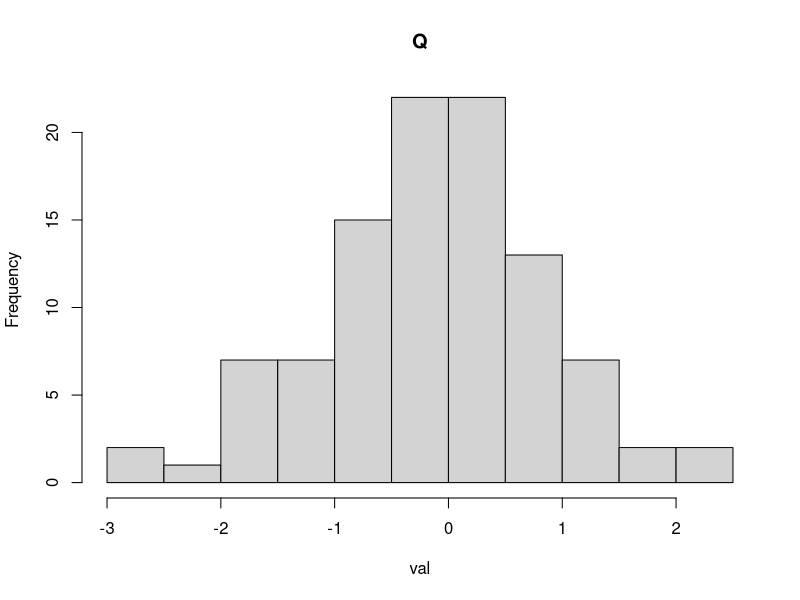
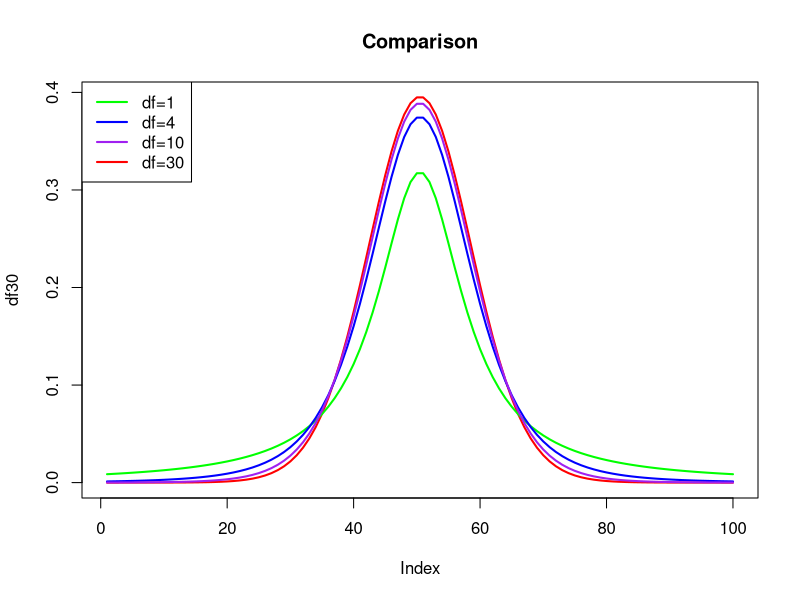
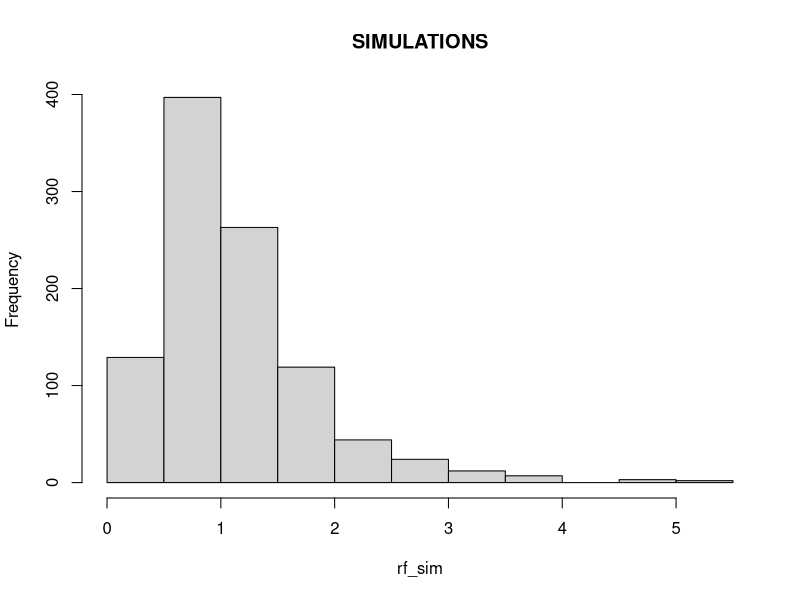

Recreate these plots in R, in order.
#TUTE 5
#----------------------  Q1    ----------------------------------------------------
n = 100
df = n-1
val = rt(n,df)
hist(val, main="Q")
#----------------------  Q2    ----------------------------------------------------
rchisq(100,2)
rchisq(100,10)
rchisq(100,25)
#----------------------  Q3    ----------------------------------------------------
val = seq(-6,6,length=100)
df1 = dt(val, 1)
df4 = dt(val, 4)
df10 = dt(val, 10)
df30 = dt(val, 30)
plot(df30, type='l',lwd=2,col='red' ,main="Comparison")
lines(df1, col='green', lwd=2)
lines(df4, col='blue',lwd=2)
lines(df10, col='purple', lwd=2)
legend("topleft", legend = c("df=1", "df=4", "df=10", "df=30"),
       col = c("green", "blue", "purple", "red"), lwd = 2)
#----------------------  Q4    ----------------------------------------------------
#------i
cat("95th quantile for df(10,20)=",qf(0.95,10,20))
#------ii
cat("Area under the curve 0 to 1.5 =",pf(1.5, 10,20))
cat("Area under the curve 1.5 to +inf =",1-pf(1.5, 10,20))
#------iii
qvals = c(0.25,0.5,0.75,0.99)
cat("Quantile values corresponding to:0.25,0.5,0.75,0.99=",qf(qvals, 10, 20))
#------iv
rf_sim=rf(1000, 10, 20)
cat("1000 simulations=",rf_sim)
hist(rf_sim,main="SIMULATIONS")
